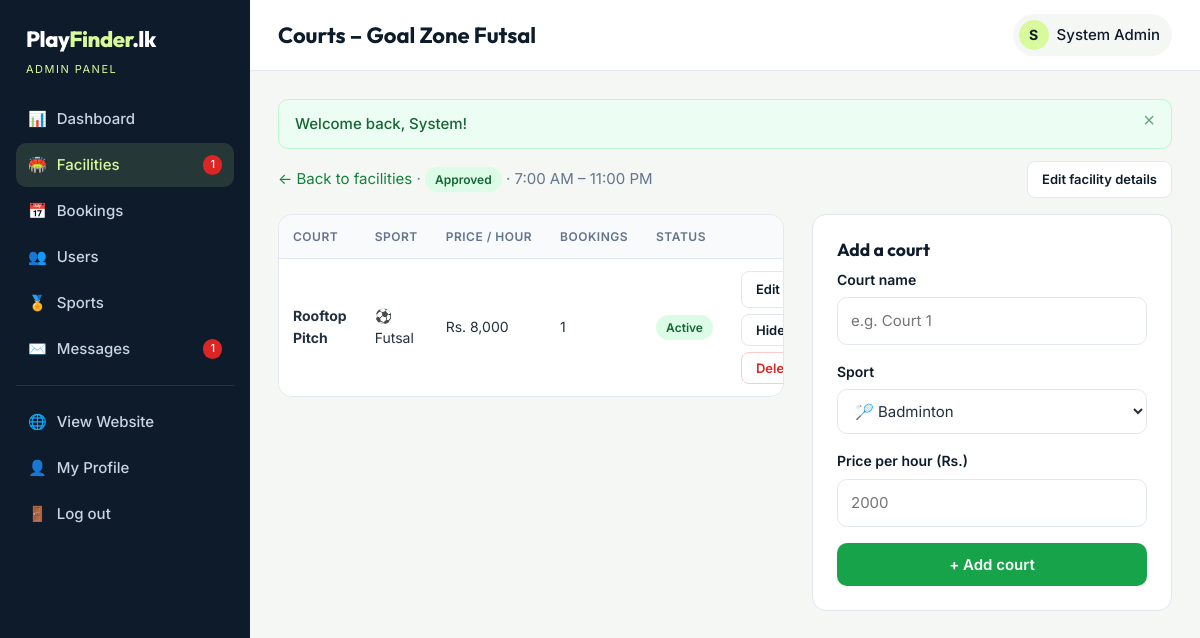
Page /owner/courts.php?facility=2 (signed in) on the committed database.
### tables this page shows
CREATE TABLE facilities (
    id          INT AUTO_INCREMENT PRIMARY KEY,
    owner_id    INT NOT NULL,
    name        VARCHAR(120) NOT NULL,
    description TEXT,
    address     VARCHAR(255) NOT NULL,
    area        VARCHAR(60)  NOT NULL,
    latitude    DECIMAL(10,7) NOT NULL,
    longitude   DECIMAL(10,7) NOT NULL,
    phone       VARCHAR(20)  NOT NULL,
    open_time   TIME NOT NULL DEFAULT '06:00:00',
    close_time  TIME NOT NULL DEFAULT '22:00:00',
    amenities   VARCHAR(255) DEFAULT NULL,
    image       VARCHAR(255) DEFAULT NULL,
    status      ENUM('pending','approved','rejected') NOT NULL DEFAULT 'pending',
    created_at  DATETIME NOT NULL DEFAULT CURRENT_TIMESTAMP,
    CONSTRAINT fk_fac_owner FOREIGN KEY (owner_id) REFERENCES users(id) ON DELETE CASCADE,
    INDEX idx_fac_area (area),
    INDEX idx_fac_status (status)
);

CREATE TABLE users (
    id            INT AUTO_INCREMENT PRIMARY KEY,
    full_name     VARCHAR(100) NOT NULL,
    email         VARCHAR(150) NOT NULL UNIQUE,
    phone         VARCHAR(20)  NOT NULL,
    password_hash VARCHAR(255) NOT NULL,
    role          ENUM('user','owner','admin') NOT NULL DEFAULT 'user',
    status        ENUM('active','blocked')     NOT NULL DEFAULT 'active',
    created_at    DATETIME NOT NULL DEFAULT CURRENT_TIMESTAMP
);

CREATE TABLE courts (
    id             INT AUTO_INCREMENT PRIMARY KEY,
    facility_id    INT NOT NULL,
    sport_id       INT NOT NULL,
    name           VARCHAR(80) NOT NULL,
    price_per_hour DECIMAL(10,2) NOT NULL,
    is_active      TINYINT(1) NOT NULL DEFAULT 1,
    CONSTRAINT fk_court_fac   FOREIGN KEY (facility_id) REFERENCES facilities(id) ON DELETE CASCADE,
    CONSTRAINT fk_court_sport FOREIGN KEY (sport_id)    REFERENCES sports(id)
);

CREATE TABLE sports (
    id    INT AUTO_INCREMENT PRIMARY KEY,
    name  VARCHAR(50) NOT NULL UNIQUE,
    slug  VARCHAR(50) NOT NULL UNIQUE,
    icon  VARCHAR(10) NOT NULL DEFAULT '🏅'
);

### includes/db.php (called while the page is built, shortened)
<?php
function db(): PDO
{
    static $pdo = null;
    if ($pdo === null) {
        try {
            $pdo = new PDO(DB_DSN, DB_USER, DB_PASS, [
                PDO::ATTR_ERRMODE            => PDO::ERRMODE_EXCEPTION,
                PDO::ATTR_DEFAULT_FETCH_MODE => PDO::FETCH_ASSOC,
                PDO::ATTR_EMULATE_PREPARES   => false,
            ]);
        } catch (PDOException $e) {
            http_response_code(500);
            exit('<div style="font-family:sans-serif;padding:40px;max-width:640px;margin:auto">
                <h2>Database connection failed</h2>
                <p>Please make sure MySQL is running in XAMPP and that you imported
                <code>database/playfinder.sql</code> in phpMyAdmin.</p>
                <p style="color:#888">Check settings in <code>config/config.php</code>.</p></div>');
        }
    }
    return $pdo;
}
function q(string $sql, array $params = []): PDOStatement
{
    $stmt = db()->prepare($sql);
    $stmt->execute($params);
    return $stmt;
}
function q_one(string $sql, array $params = []): ?array
{
    $row = q($sql, $params)->fetch();
    return $row === false ? null : $row;
}
function q_all(string $sql, array $params = []): array
{
    return q($sql, $params)->fetchAll();
}

### includes/auth.php (called while the page is built, shortened)
<?php
function current_user(): ?array
{
    static $user = false;
    if ($user === false) {
        $user = null;
        if (!empty($_SESSION['user_id'])) {
            $user = q_one('SELECT id, full_name, email, phone, role, status FROM users WHERE id = ?', [$_SESSION['user_id']]);
        }
    }
    return $user;
}
function is_logged_in(): bool
{
    return current_user() !== null;
}
function require_login(): array
{
    if (!is_logged_in()) {
        $_SESSION['redirect_after_login'] = $_SERVER['REQUEST_URI'] ?? url();
        flash('warning', 'Please log in to continue.');
        redirect('login.php');
    }
    return current_user();
}
function require_role(string ...$roles): array
{
    $user = require_login();
    return $user;
}

### owner/courts.php (the view, shortened to what this page needs)
<?php
require_once __DIR__ . '/../includes/init.php';
$user = require_role('owner', 'admin');
$facilityId = (int)($_GET['facility'] ?? 0);
$facility = q_one('SELECT * FROM facilities WHERE id = ?', [$facilityId]);
$sportIds = array_column(all_sports(), 'id');
$self = 'owner/courts.php?facility=' . $facilityId;
$courts = q_all('SELECT c.*, s.name AS sport_name, s.icon,
                   (SELECT COUNT(*) FROM bookings b WHERE b.court_id = c.id AND b.status = ?) AS bookings
                 FROM courts c JOIN sports s ON s.id = c.sport_id WHERE c.facility_id = ? ORDER BY s.name, c.name',
                 ['confirmed', $facilityId]);
$editId = (int)($_GET['edit'] ?? 0);
$pageTitle = 'Courts – ' . $facility['name'];
$activeNav = 'facilities';
require __DIR__ . '/../includes/dash_header.php';
?>
<div class="flex between mb-2">
    <div>
        <a href="<?= url($isAdmin ? 'admin/facilities.php' : 'owner/facilities.php') ?>">← Back to facilities</a>
        <span class="muted"> · <?= facility_status_badge($facility['status']) ?> · <?= time_label($facility['open_time']) ?> – <?= time_label($facility['close_time']) ?></span>
    </div>
    <a href="<?= url('owner/facility-form.php?id=' . $facilityId) ?>" class="btn btn-outline btn-sm">Edit facility details</a>
</div>
<div class="detail-layout" style="grid-template-columns:minmax(0,1fr) 360px">
    <div class="table-wrap">
        <table>
            <tr><th>Court</th><th>Sport</th><th>Price / hour</th><th>Bookings</th><th>Status</th><th></th></tr>
            <?php foreach ($courts as $c): ?>
                <?php if ($editId === (int)$c['id']): ?>
                    <tr>
                        <td colspan="6">
                            <form method="post" class="flex">
                                <?= csrf_field() ?>
                                <input type="hidden" name="action" value="update"><input type="hidden" name="court_id" value="<?= $c['id'] ?>">
                                <input type="text" name="name" value="<?= e($c['name']) ?>" style="flex:2" required>
                                <select name="sport_id" style="flex:1.5">
                                    <?php foreach (all_sports() as $s): ?>
                                        <option value="<?= $s['id'] ?>" <?= $s['id'] == $c['sport_id'] ? 'selected' : '' ?>><?= e($s['name']) ?></option>
                                    <?php endforeach; ?>
                                </select>
                                <input type="number" name="price_per_hour" value="<?= e((float)$c['price_per_hour']) ?>" min="100" step="50" style="flex:1" required>
                                <button class="btn btn-primary btn-sm">Save</button>
                                <a href="<?= url($self) ?>" class="btn btn-outline btn-sm">Cancel</a>
                            </form>
                        </td>
                    </tr>
                <?php else: ?>
                    <tr>
                        <td><strong><?= e($c['name']) ?></strong></td>
                        <td><?= e($c['icon'] . ' ' . $c['sport_name']) ?></td>
                        <td><?= lkr($c['price_per_hour']) ?></td>
                        <td><?= (int)$c['bookings'] ?></td>
                        <td><?= $c['is_active'] ? badge('Active', 'success') : badge('Hidden', 'muted') ?></td>
                        <td class="actions">
                            <a href="<?= url($self . '&edit=' . $c['id']) ?>" class="btn btn-outline btn-sm">Edit</a>
                            <form method="post">
                                <button class="btn btn-outline btn-sm"><?= $c['is_active'] ? 'Hide' : 'Activate' ?></button>
                            </form>
                            <form method="post" data-confirm="Delete court <?= e($c['name']) ?>?">
                                <button class="btn btn-danger btn-sm">Delete</button>
                            </form>
                        </td>
                    </tr>
                <?php endif; ?>
            <?php endforeach; ?>
        </table>
    </div>
    <aside class="card">
        <h3>Add a court</h3>
        <form method="post">
            <div class="form-group"><label>Court name</label><input type="text" name="name" placeholder="e.g. Court 1" maxlength="80" required></div>
            <div class="form-group">
                <label>Sport</label>
                <select name="sport_id" required>
                    <?php foreach (all_sports() as $s): ?><option value="<?= $s['id'] ?>"><?= e($s['icon'] . ' ' . $s['name']) ?></option><?php endforeach; ?>
                </select>
            </div>
            <div class="form-group"><label>Price per hour (Rs.)</label><input type="number" name="price_per_hour" min="100" step="50" placeholder="2000" required></div>
            <button class="btn btn-primary btn-block">+ Add court</button>
        </form>
    </aside>
</div>
<?php require __DIR__ . '/../includes/dash_footer.php'; ?>

### includes/dash_header.php (shortened to what this page needs)
<?php
$user = current_user();
$isAdmin = $user['role'] === 'admin';
$activeNav = $activeNav ?? '';
if ($isAdmin) {
    $pendingCount = (int)q_val('SELECT COUNT(*) FROM facilities WHERE status = ?', ['pending']);
    $unreadCount  = (int)q_val('SELECT COUNT(*) FROM contact_messages WHERE is_read = 0');
    $menu = [
        'dashboard'  => ['admin/index.php', '📊', 'Dashboard', 0],
        'facilities' => ['admin/facilities.php', '🏟️', 'Facilities', $pendingCount],
        'bookings'   => ['admin/bookings.php', '📅', 'Bookings', 0],
        'users'      => ['admin/users.php', '👥', 'Users', 0],
        'sports'     => ['admin/sports.php', '🏅', 'Sports', 0],
        'messages'   => ['admin/messages.php', '✉️', 'Messages', $unreadCount],
    ];
} else {
    $menu = [
        'dashboard'  => ['owner/index.php', '📊', 'Dashboard', 0],
        'facilities' => ['owner/facilities.php', '🏟️', 'My Facilities', 0],
        'bookings'   => ['owner/bookings.php', '📅', 'Bookings', 0],
    ];
}
?>
<!DOCTYPE html>
<html lang="en">
<head>
    <link rel="stylesheet" href="<?= url('assets/css/style.css') ?>">
</head>
<body class="dash-body">
<aside class="sidebar" id="sidebar">
    <a href="<?= url('index.php') ?>" class="logo logo-light">Play<span>Finder</span>.lk</a>
    <div class="sidebar-role"><?= $isAdmin ? 'Admin Panel' : 'Facility Owner' ?></div>
    <nav>
        <?php foreach ($menu as $key => [$href, $icon, $label, $count]): ?>
            <a href="<?= url($href) ?>" class="<?= $activeNav === $key ? 'active' : '' ?>">
                <span><?= $icon ?></span> <?= e($label) ?>
                <?php if ($count > 0): ?><em class="count"><?= $count ?></em><?php endif; ?>
            </a>
        <?php endforeach; ?>
        <hr>
        <a href="<?= url('index.php') ?>"><span>🌐</span> View Website</a>
        <a href="<?= url('profile.php') ?>"><span>👤</span> My Profile</a>
        <a href="<?= url('logout.php') ?>"><span>🚪</span> Log out</a>
    </nav>
</aside>
<div class="dash-main">
    <header class="dash-top">
        <h1><?= e($pageTitle ?? 'Dashboard') ?></h1>
        <div class="user-chip static">
            <span class="avatar"><?= e(mb_strtoupper(mb_substr($user['full_name'], 0, 1))) ?></span>
            <?= e($user['full_name']) ?>
        </div>
    </header>
    <div class="dash-content">
    <?php foreach (get_flashes() as $flashItem): ?>
        <div class="alert alert-<?= e($flashItem['type']) ?>"><?= e($flashItem['message']) ?><button class="alert-close" aria-label="Close">×</button></div>
    <?php endforeach; ?>

### includes/functions.php (shortened to what this page needs)
<?php
function e($value): string
{
    return htmlspecialchars((string)($value ?? ''), ENT_QUOTES, 'UTF-8');
}
function url(string $path = ''): string
{
    return BASE_URL . '/' . ltrim($path, '/');
}
function get_flashes(): array
{
    $f = $_SESSION['flash'] ?? [];
    return $f;
}
function lkr($amount): string
{
    return 'Rs. ' . number_format((float)$amount, 0);
}
function time_label(string $time): string
{
    return date('g:i A', strtotime($time));
}
function badge(string $text, string $type): string
{
    return '<span class="badge badge-' . e($type) . '">' . e($text) . '</span>';
}
function facility_status_badge(string $status): string
{
    $map = ['approved' => 'success', 'pending' => 'warning', 'rejected' => 'danger'];
    return badge(ucfirst($status), $map[$status] ?? 'muted');
}
function all_sports(): array
{
    static $sports = null;
    if ($sports === null) {
        $sports = q_all('SELECT * FROM sports ORDER BY name');
    }
    return $sports;
}

### rows in the picture
facilities: name "Courts – Goal Zone Futsal", open_time "7:00 AM", close_time "11:00 PM"
users: full_name "S", full_name "System Admin"
courts: name "Rooftop Pitch", sport.name "⚽ Futsal", price_per_hour "Rs. 8,000", bookings "1", is_active "Hide"

### other values in the picture
$icon "📊"
$label "Dashboard"
$icon "🏟️"
$label "Facilities"
$count "1"
$icon "📅"
$label "Bookings"
$icon "👥"
$label "Users"
$icon "🏅"
$label "Sports"
$icon "✉️"
$label "Messages"
$flashItem['message'] "Welcome back, System!"
$text "Approved"
